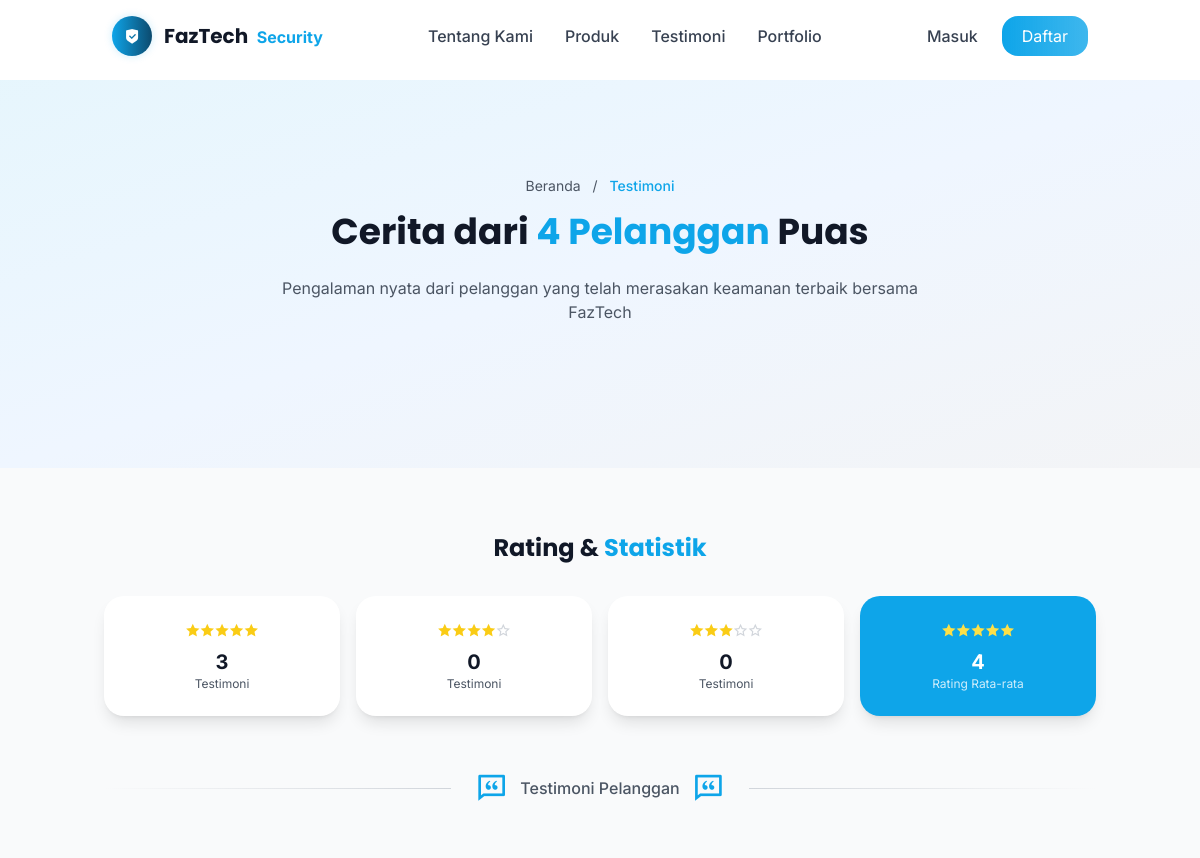
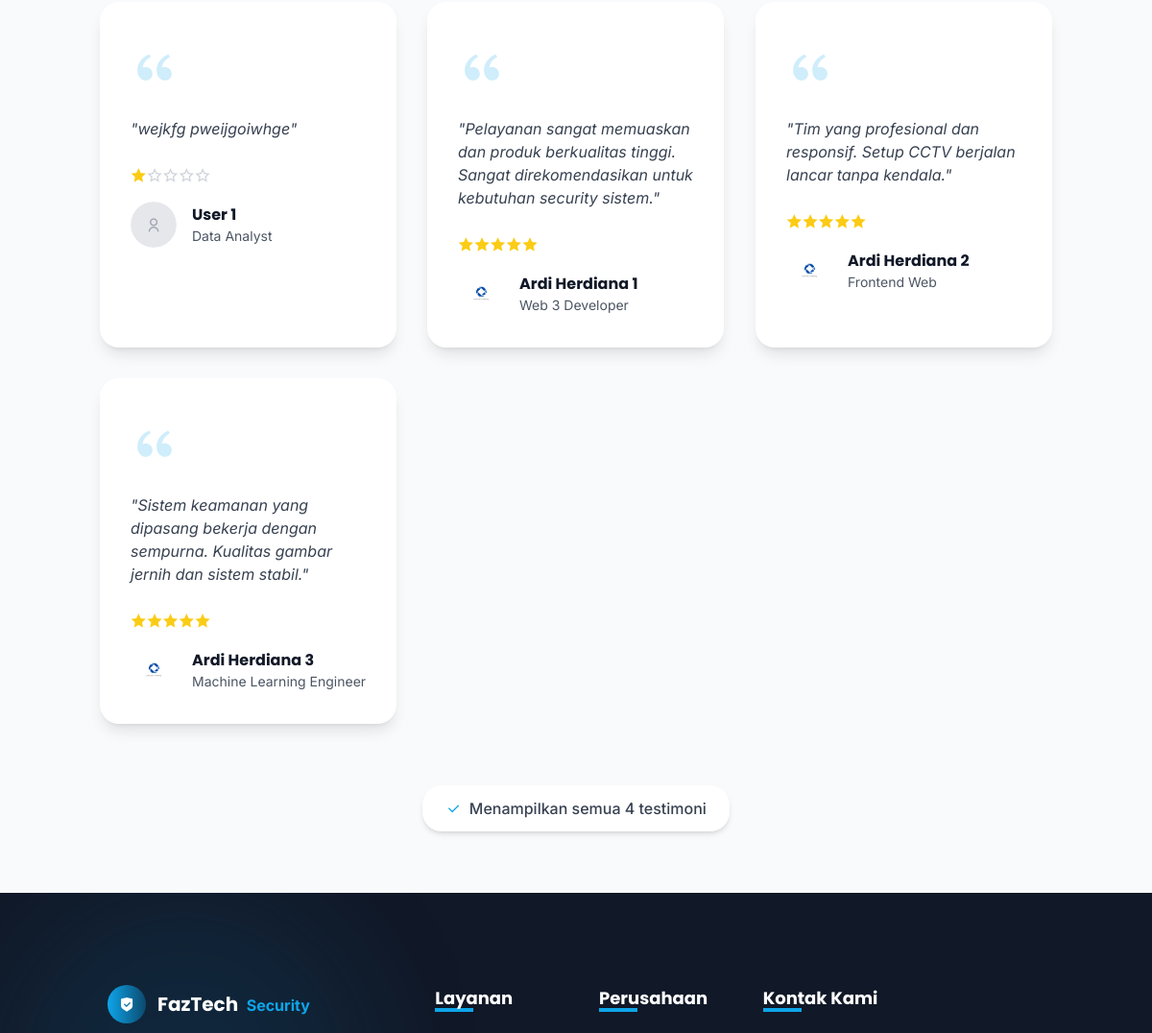
The app's page /index.php/testimoni (upper part), older data (2 pictures, top to bottom).
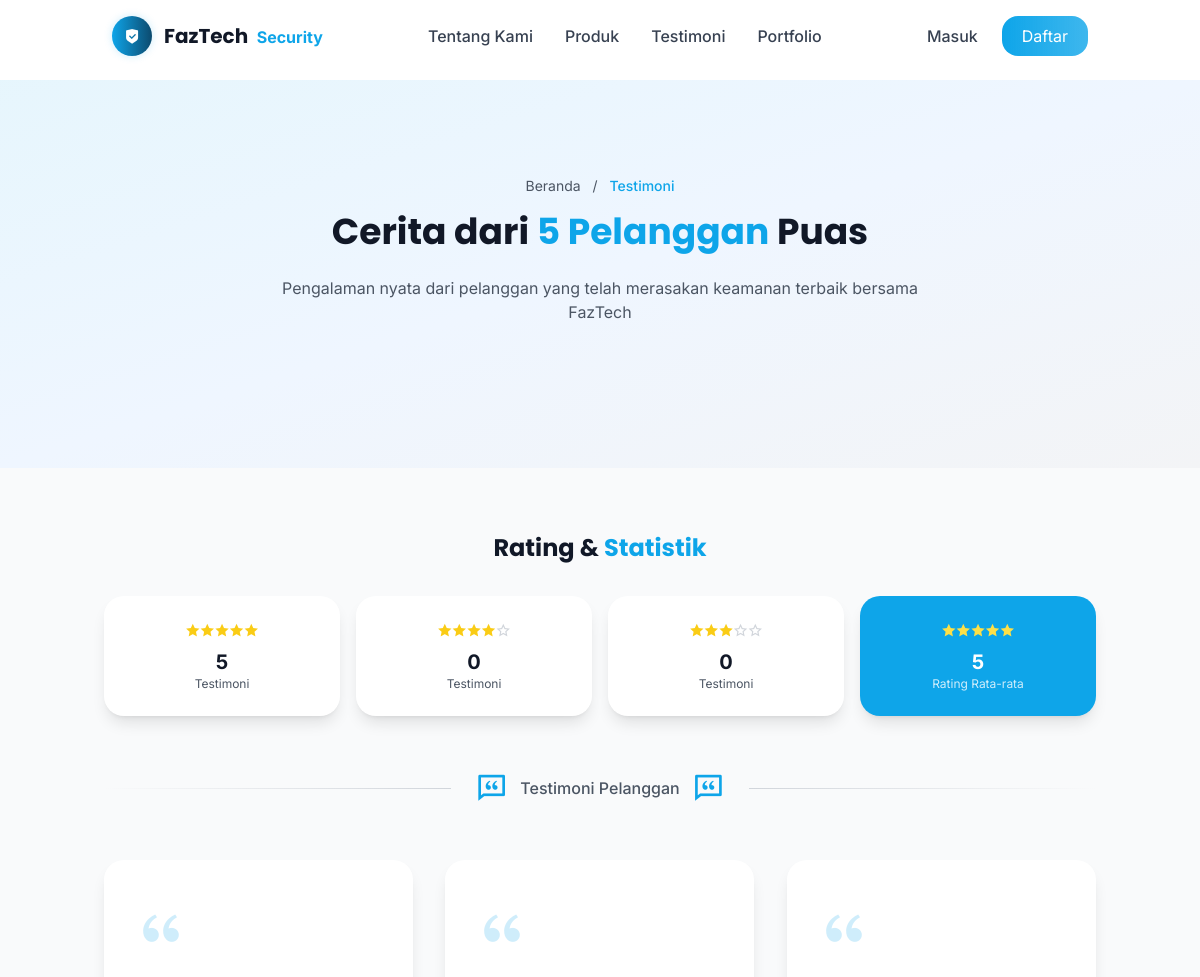
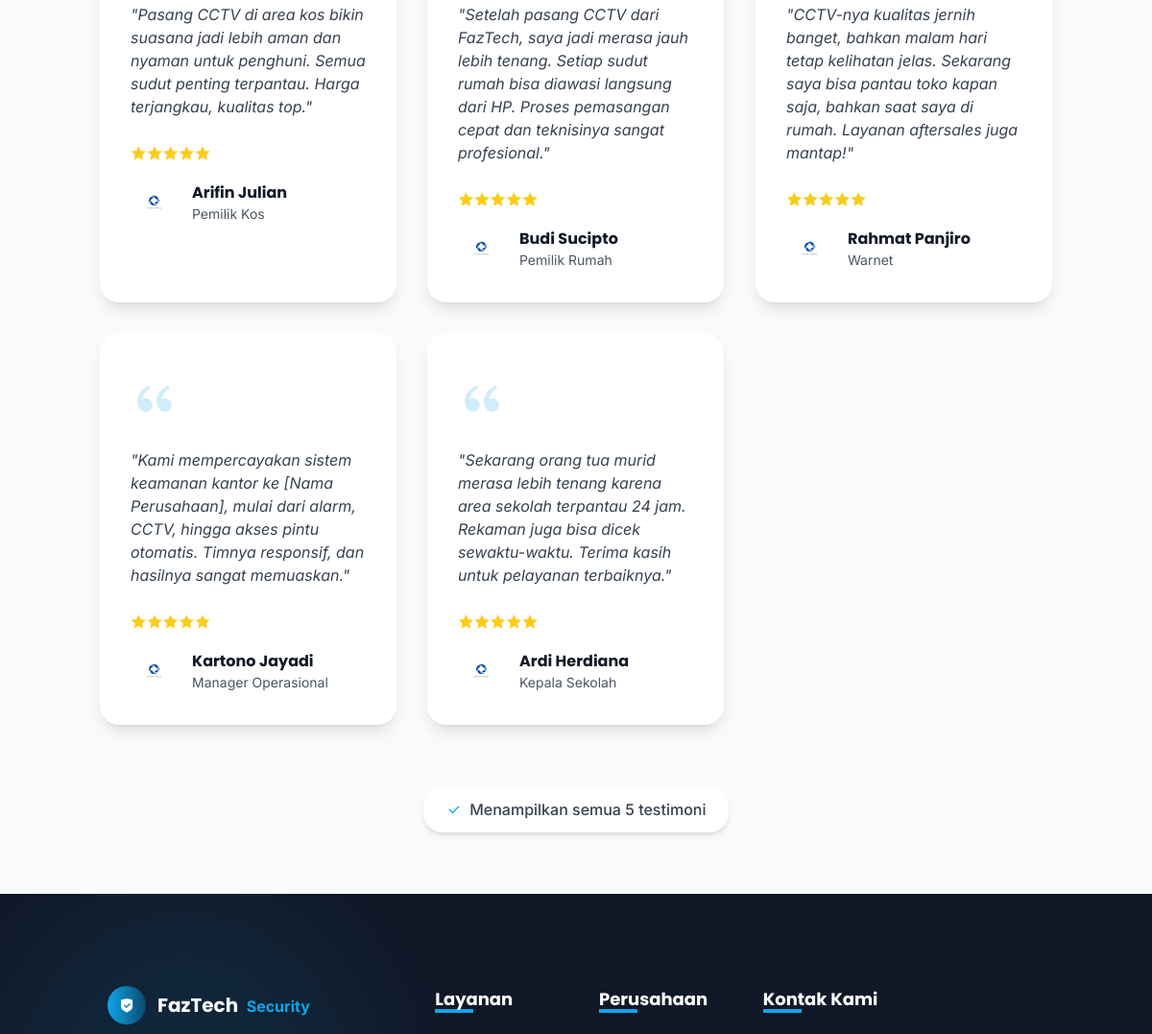
The same page, newer data (2 pictures, top to bottom).
### tables this page shows
CREATE TABLE `testimoni` (
  `id` int NOT NULL,
  `nama` varchar(100) NOT NULL,
  `jabatan` varchar(100) DEFAULT NULL,
  `rating` int NOT NULL DEFAULT '5',
  `deskripsi` text NOT NULL,
  `gambar` varchar(255) DEFAULT NULL,
  `tanggal_dibuat` timestamp NOT NULL DEFAULT CURRENT_TIMESTAMP,
  `tanggal_diperbarui` timestamp NOT NULL DEFAULT CURRENT_TIMESTAMP ON UPDATE CURRENT_TIMESTAMP
);

### application/controllers/Testimoni.php (called while the page is built, shortened)
<?php
class Testimoni extends CI_Controller {
    public function __construct() {
        $this->load->model('Testimoni_model');
    }
    public function index() {
        $data['judul'] = 'Testimoni - FazTech';
        $data['testimoni'] = $this->Testimoni_model->ambil_semua_testimoni();
        $data['total_testimoni'] = $this->Testimoni_model->hitung_total_testimoni();
        $data['sudah_login'] = $this->session->userdata('login') ? true : false;
        $data['nama_pengguna'] = $this->session->userdata('nama_lengkap');
        $data['peran_pengguna'] = $this->session->userdata('peran');
        $this->load->view('beranda/testimoni', $data);
    }
}

### index.php (called while the page is built, shortened)
<?php
require_once BASEPATH.'core/CodeIgniter.php';

### application/models/Testimoni_model.php (called while the page is built, shortened)
<?php
class Testimoni_model extends CI_Model {
    public function ambil_semua_testimoni() {
        $this->db->order_by('tanggal_dibuat', 'DESC');
        return $this->db->get('testimoni')->result();
    }
}

### application/views/beranda/testimoni.php (the view, shortened to what the changed rows need)
<section class="py-24 bg-gradient-to-br from-primary/10 via-blue-50 to-gray-100 relative overflow-hidden">
    <div class="container mx-auto px-4 relative z-10">
        <div class="text-center mb-12" data-aos="fade-up">
            <div class="text-center mb-12" data-aos="fade-up">
                <h2 class="text-3xl md:text-4xl font-bold text-gray-900 mb-6">
                    Cerita dari <span class="text-primary"><?= count($testimoni) ?> Pelanggan</span> Puas
                </h2>
            </div>
        </div>
    </div>
</section>
<section class="py-16 bg-gray-50">
    <div class="container mx-auto px-4">
        <?php if(empty($testimoni)): ?>
            <div class="text-center py-20">
                <div class="flex flex-col items-center">
                    <i class="ri-chat-smile-line ri-4x text-gray-300 mb-6"></i>
                    <h3 class="text-2xl font-bold text-gray-900 mb-4">Belum Ada Testimoni</h3>
                    <p class="text-gray-600 mb-6 max-w-md">
                        Testimoni pelanggan sedang dalam proses pengembangan. Silakan hubungi kami untuk informasi lebih lanjut.
                    </p>
                    <a href="<?= base_url('beranda#kontak') ?>"
                       class="bg-primary text-white px-6 py-3 rounded-xl hover:bg-primary/90 transition-colors font-medium">
                        Hubungi Kami
                    </a>
                </div>
            </div>
        <?php else: ?>
            <div class="text-center mb-8" data-aos="fade-up">
                <h3 class="text-xl md:text-2xl font-bold text-gray-900 mb-4">
                    Rating & <span class="text-primary">Statistik</span>
                </h3>
            </div>
            <div class="grid grid-cols-2 md:grid-cols-4 gap-4 mb-12" data-aos="fade-up" data-aos-delay="200">
                <div class="bg-white rounded-xl p-6 text-center shadow-lg">
                    <div class="flex justify-center mb-2">
                        <?php for($i = 1; $i <= 5; $i++): ?>
                            <i class="ri-star-fill text-yellow-400 text-sm"></i>
                        <?php endfor; ?>
                    </div>
                    <div class="text-xl font-bold text-gray-900">
                        <?php
                        $rating_5 = 0;
                        foreach($testimoni as $t) {
                            if($t->rating == 5) $rating_5++;
                        }
                        echo $rating_5;
                        ?>
                    </div>
                    <div class="text-xs text-gray-600">Testimoni</div>
                </div>
                <div class="bg-white rounded-xl p-6 text-center shadow-lg">
                    <div class="flex justify-center mb-2">
                        <?php for($i = 1; $i <= 4; $i++): ?>
                            <i class="ri-star-fill text-yellow-400 text-sm"></i>
                        <?php endfor; ?>
                        <i class="ri-star-line text-gray-300 text-sm"></i>
                    </div>
                    <div class="text-xl font-bold text-gray-900">
                        <?php
                        $rating_4 = 0;
                        echo $rating_4;
                        ?>
                    </div>
                    <div class="text-xs text-gray-600">Testimoni</div>
                </div>
                <div class="bg-white rounded-xl p-6 text-center shadow-lg">
                    <div class="flex justify-center mb-2">
                        <?php for($i = 1; $i <= 3; $i++): ?>
                            <i class="ri-star-fill text-yellow-400 text-sm"></i>
                        <?php endfor; ?>
                        <?php for($i = 4; $i <= 5; $i++): ?>
                            <i class="ri-star-line text-gray-300 text-sm"></i>
                        <?php endfor; ?>
                    </div>
                    <div class="text-xl font-bold text-gray-900">
                        <?php
                        $rating_3 = 0;
                        echo $rating_3;
                        ?>
                    </div>
                    <div class="text-xs text-gray-600">Testimoni</div>
                </div>
                <div class="bg-primary rounded-xl p-6 text-center text-white shadow-lg">
                    <div class="flex justify-center mb-2">
                        <?php for($i = 1; $i <= 5; $i++): ?>
                            <i class="ri-star-fill text-yellow-300 text-sm"></i>
                        <?php endfor; ?>
                    </div>
                    <div class="text-xl font-bold">
                        <?php
                        $total_rating = 0;
                        $total_testimoni = count($testimoni);
                        foreach($testimoni as $t) {
                            $total_rating += $t->rating;
                        }
                        $average = $total_testimoni > 0 ? round($total_rating / $total_testimoni, 1) : 0;
                        echo $average;
                        ?>
                    </div>
                    <div class="text-xs text-white/80">Rating Rata-rata</div>
                </div>
            </div>
            <div class="flex items-center my-12">
                <div class="flex-1 h-px bg-gradient-to-r from-transparent to-gray-300"></div>
                <div class="flex items-center px-6">
                    <i class="ri-chat-quote-line text-primary ri-2x"></i>
                    <span class="mx-3 text-gray-600 font-medium">Testimoni Pelanggan</span>
                    <i class="ri-chat-quote-line text-primary ri-2x"></i>
                </div>
                <div class="flex-1 h-px bg-gradient-to-l from-transparent to-gray-300"></div>
            </div>
            <div class="grid grid-cols-1 md:grid-cols-2 lg:grid-cols-3 gap-8">
                <?php foreach($testimoni as $index => $item): ?>
                    <div class="testimoni-card bg-white rounded-xl shadow-lg p-8 hover:cursor-pointer transform transition-all duration-300 hover:scale-105 hover:shadow-2xl hover:shadow-primary/10 hover:-translate-y-2 hover:bg-gradient-to-br hover:from-white hover:to-primary/5 group"
                         data-aos="fade-up" data-aos-delay="<?= 100 + ($index * 100) ?>">
                        <div class="text-primary/20 group-hover:text-primary/30 mb-4 transition-all duration-300">
                            <i class="ri-double-quotes-l ri-3x"></i>
                        </div>
                        <p class="text-gray-700 group-hover:text-gray-800 italic mb-6 flex-grow transition-all duration-300">
                            "<?= $item->deskripsi ?>"
                        </p>
                        <div class="flex items-center mb-4">
                            <?php for ($i = 1; $i <= 5; $i++): ?>
                                <?php if ($i <= $item->rating): ?>
                                    <i class="ri-star-fill text-yellow-400 group-hover:text-yellow-500 transition-all duration-300 group-hover:scale-110"></i>
                                <?php else: ?>
                                    <i class="ri-star-line text-gray-300 group-hover:text-gray-400 transition-all duration-300"></i>
                                <?php endif; ?>
                            <?php endfor; ?>
                        </div>
                        <div class="flex items-center">
                            <div class="w-12 h-12 rounded-full overflow-hidden mr-4 group-hover:scale-110 transition-all duration-300 group-hover:shadow-lg">
                                <?php if (!empty($item->gambar) && file_exists('./uploads/testimonials/' . $item->gambar)): ?>
                                    <img src="<?= base_url('uploads/testimonials/' . $item->gambar) ?>"
                                        alt="<?= $item->nama ?>"
                                        class="w-full h-full object-cover group-hover:brightness-110 transition-all duration-300">
                                <?php else: ?>
                                    <div class="w-full h-full flex items-center justify-center bg-gray-200 rounded-full group-hover:bg-primary/10 transition-all duration-300">
                                        <i class="ri-user-line text-gray-400 group-hover:text-primary transition-all duration-300"></i>
                                    </div>
                                <?php endif; ?>
                            </div>
                            <div>
                                <h4 class="font-bold text-gray-900 group-hover:text-primary transition-all duration-300"><?= $item->nama ?></h4>
                                <p class="text-sm text-gray-600 group-hover:text-gray-700 transition-all duration-300"><?= $item->jabatan ?></p>
                            </div>
                        </div>
                    </div>
                <?php endforeach; ?>
            </div>
            <div class="text-center mt-16" data-aos="fade-up" data-aos-delay="300">
                <div class="inline-flex items-center bg-white px-6 py-3 rounded-xl shadow-md">
                    <i class="ri-check-line text-primary mr-2"></i>
                    <span class="text-gray-700 font-medium">Menampilkan semua <?= count($testimoni) ?> testimoni</span>
                </div>
            </div>
        <?php endif; ?>
    </div>
</section>

Row changes from the older to the newer data that the page shows:
added testimoni: deskripsi "Pasang CCTV di area kos bikin suasana jadi lebih aman dan nyaman untuk penghuni. Semua sudut penting terpantau. Harga terjangkau, kualitas top.", rating 5 (drawn), gambar (picture), nama "Arifin Julian", jabatan "Pemilik Kos"
changed testimoni: deskripsi "wejkfg pweijgoiwhge" → "Setelah pasang CCTV dari FazTech, saya jadi merasa jauh lebih tenang. Setiap sudut rumah bisa diawasi langsung dari HP. Proses pemasangan cepat dan teknisinya sangat profesional."; rating 1 → 5 (drawn); gambar: picture added; nama "User 1" → "Budi Sucipto"; jabatan "Data Analyst" → "Pemilik Rumah"
changed testimoni: deskripsi "Pelayanan sangat memuaskan dan produk berkualitas tinggi. Sangat direkomendasikan untuk kebutuhan security sistem." → "CCTV-nya kualitas jernih banget, bahkan malam hari tetap kelihatan jelas. Sekarang saya bisa pantau toko kapan saja, bahkan saat saya di rumah. Layanan aftersales juga mantap!"; nama "Ardi Herdiana 1" → "Rahmat Panjiro"; jabatan "Web 3 Developer" → "Warnet"
changed testimoni: deskripsi "Tim yang profesional dan responsif. Setup CCTV berjalan lancar tanpa kendala." → "Kami mempercayakan sistem keamanan kantor ke [Nama Perusahaan], mulai dari alarm, CCTV, hingga akses pintu otomatis. Timnya responsif, dan hasilnya sangat memuaskan."; nama "Ardi Herdiana 2" → "Kartono Jayadi"; jabatan "Frontend Web" → "Manager Operasional"
changed testimoni: deskripsi "Sistem keamanan yang dipasang bekerja dengan sempurna. Kualitas gambar jernih dan sistem stabil." → "Sekarang orang tua murid merasa lebih tenang karena area sekolah terpantau 24 jam. Rekaman juga bisa dicek sewaktu-waktu. Terima kasih untuk pelayanan terbaiknya."; nama "Ardi Herdiana 3" → "Ardi Herdiana"; jabatan "Machine Learning Engineer" → "Kepala Sekolah"
Text that changed along with them:
count($testimoni): "4" → "5"
$rating_5: "3" → "5"
$average: "4" → "5"
